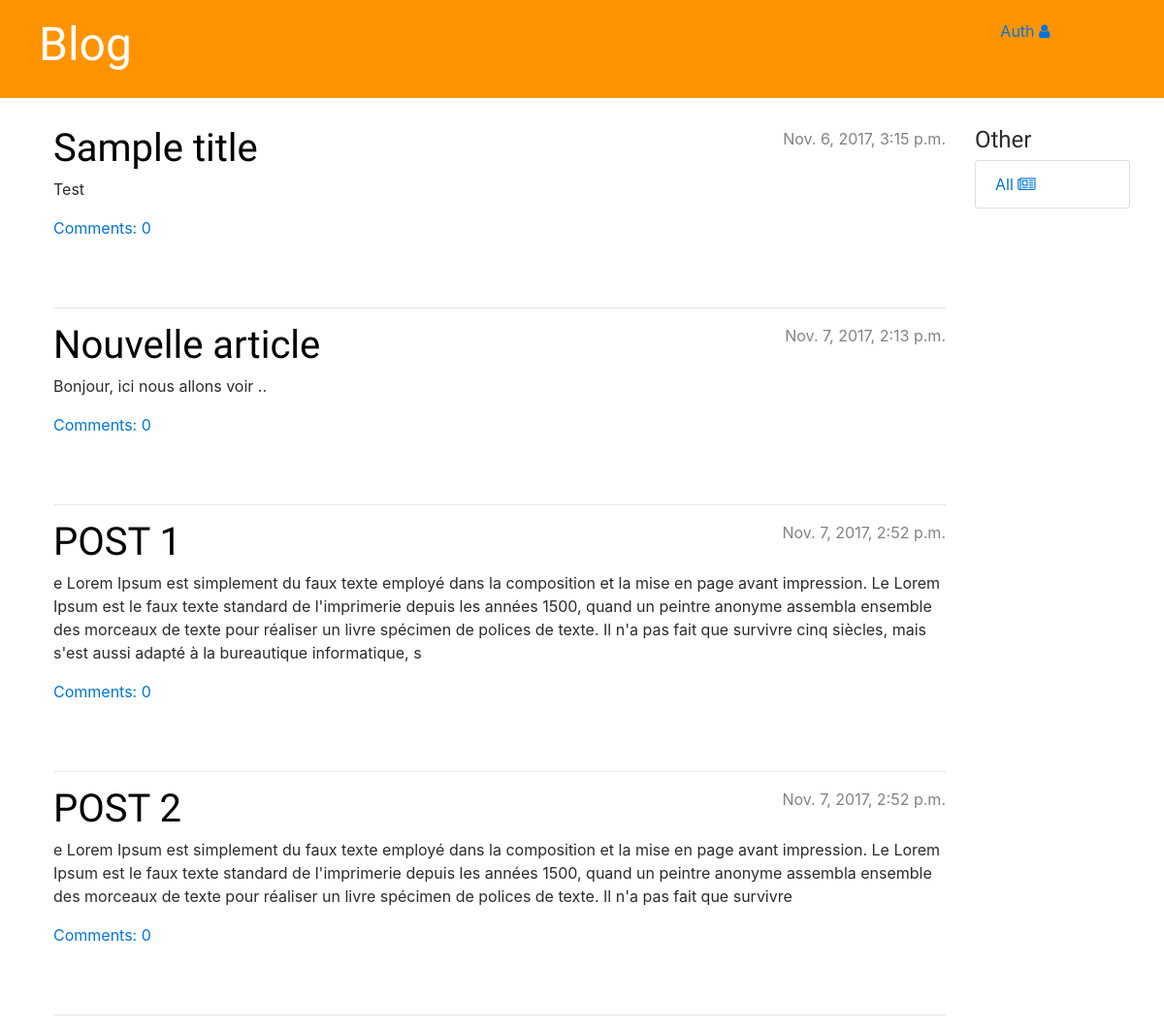
The app's page /, older data.
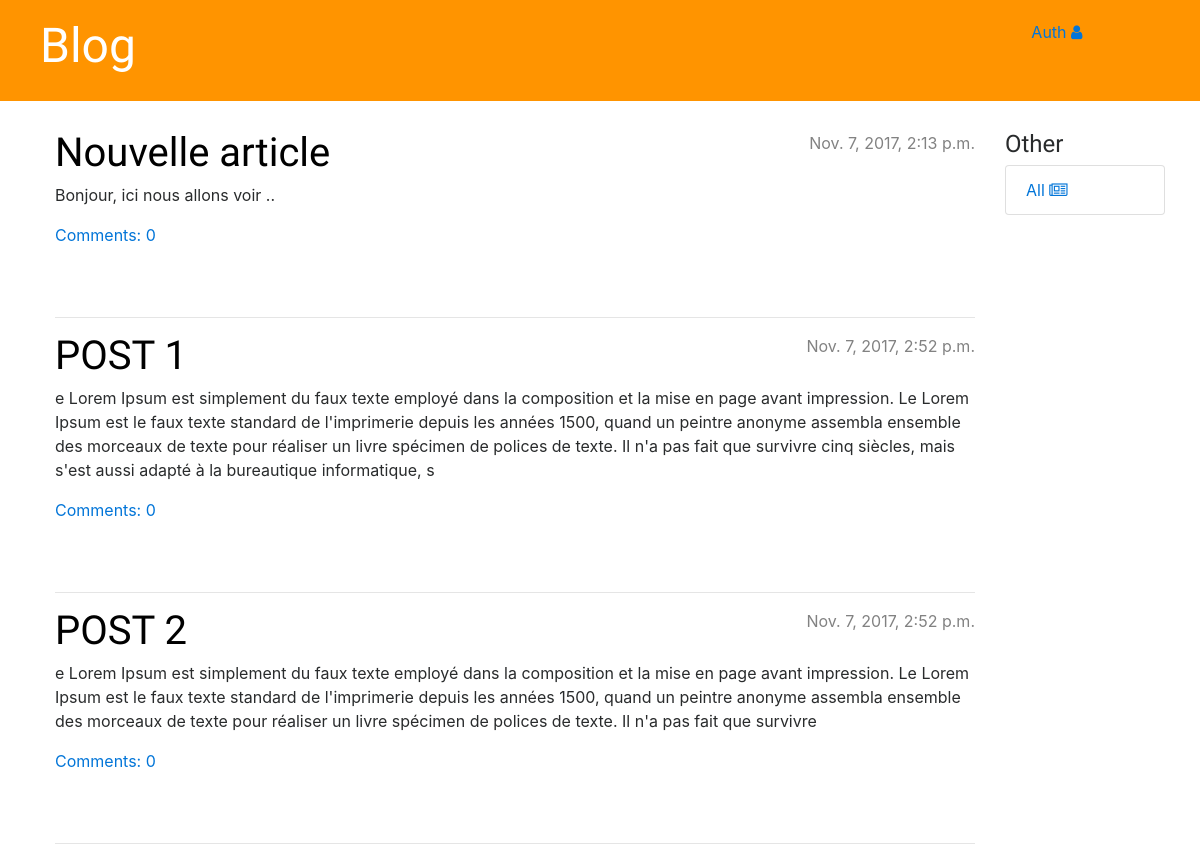
The same page, newer data.
### blog/models.py (models this page shows, shortened)
class Post(models.Model):
    author = models.ForeignKey('auth.User')
    title = models.CharField(max_length=200)
    text = models.TextField()
    created_date = models.DateTimeField(
            default=timezone.now)
    published_date = models.DateTimeField(
            blank=True, null=True)
    def approved_comments(self):
        return self.comments.filter(approved_comment=True)

### blog/views.py (the view)
# urls.py: url(r'^$', views.post_list, name='post_list'),
def post_list(request):
    posts = Post.objects.filter(published_date__lte=timezone.now()).order_by('published_date')
    return render(request, 'blog/post_list.html', {'posts': posts})

### blog/templates/blog/post_list.html
{% extends 'blog/base.html' %}
{% block content %}
    {% for post in posts %}
        <div class="post">
            <div class="date">
                {{ post.published_date }}
            </div>
            <h1><a href="{% url 'post_detail' pk=post.pk %}">{{ post.title }}</a></h1>
            <p>{{ post.text|linebreaksbr }}</p>
            <a href="{% url 'post_detail' pk=post.pk %}">Comments: {{ post.approved_comments.count }}</a>
        </div>
        <hr>
    {% endfor %}
{% endblock %}

Row changes from the older to the newer data that the page shows:
removed Post: published_date "Nov. 6, 2017, 3:15 p.m.", title "Sample title", text "Test", approved_comments.count "0"
